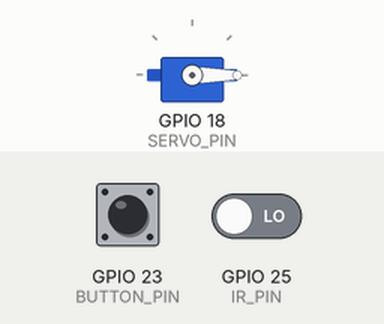
This sketch was run on a simulated ESP32. Parts: servo. Inputs (shaded band) come from the test bench; at power-on: GPIO 23 (BUTTON_PIN) HIGH, GPIO 25 (IR_PIN) LOW. What the sketch prints to the serial monitor is not drawn.

Above: at 1.2 s.
1.3 s: GPIO 23 (BUTTON_PIN) pulled LOW for 0.15 s
At 1.7 s:
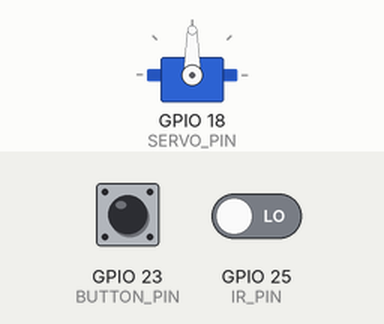
Timing chart, 0 to 4.3 s (numbered marks = the images above; inputs shaded):
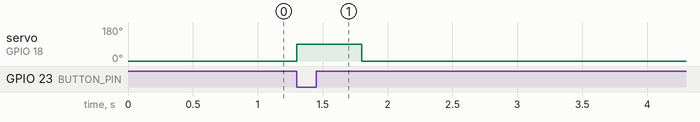

Measured:
- after the input at 1.3 s, servo on GPIO 18 (SERVO_PIN): 0° → 90° at once, → 0° 0.50 s later

The sketch:

IoTKit_People_Counter.ino
```cpp
#include <ESP32Servo.h>

// Define pins
#define BUTTON_PIN 23     // Button to increase the number of people
#define IR_PIN 25         // Infrared sensor pin to decrease the number of people
#define SERVO_PIN 18      // Servo control pin

Servo myServo;
int peopleCount = 0;      // To keep track of the number of people
bool buttonState = false; // To store the button state
bool irDetected = false;  // To track if the IR sensor has detected something

void setup() {
  // Start serial communication
  Serial.begin(115200);

  // Setup Servo
  myServo.attach(SERVO_PIN);
  myServo.write(0); // Set initial position to 0 degrees

  // Setup Button and Infrared pin
  pinMode(BUTTON_PIN, INPUT_PULLUP);  // Button uses INPUT_PULLUP
  pinMode(IR_PIN, INPUT);             // IR sensor pin

  // Display initial count on Serial Monitor
  Serial.print("People: ");
  Serial.println(peopleCount);
}

void loop() {
  // Check for button press to increase the people count
  if (digitalRead(BUTTON_PIN) == LOW && !buttonState) {
    buttonState = true;
    increasePeople();
    delay(500); // Debouncing delay
  } else if (digitalRead(BUTTON_PIN) == HIGH && buttonState) {
    buttonState = false;
  }

  // Check for infrared detection to decrease the people count
  if (digitalRead(IR_PIN) == HIGH && !irDetected) {
    irDetected = true;
    decreasePeople();
    delay(500); // Avoid multiple detections
  } else if (digitalRead(IR_PIN) == LOW && irDetected) {
    irDetected = false; // Reset IR detection state when object moves away
  }
}

// Function to increase the number of people and move the servo
void increasePeople() {
  peopleCount++;
  moveServo();           // Move the servo to 90 degrees and back
  Serial.print("People: ");
  Serial.println(peopleCount);  // Update the count on Serial Monitor
}

// Function to decrease the number of people and move the servo
void decreasePeople() {
  if (peopleCount > 0) {
    peopleCount--;
    moveServo();         // Move the servo to 90 degrees and back
    Serial.print("People: ");
    Serial.println(peopleCount);  // Update the count on Serial Monitor
  }
}

// Function to move the servo
void moveServo() {
  myServo.write(90);    // Move the servo to 90 degrees
  delay(500);           // Hold for 500ms
  myServo.write(0);     // Move the servo back to 0 degrees
}
```
